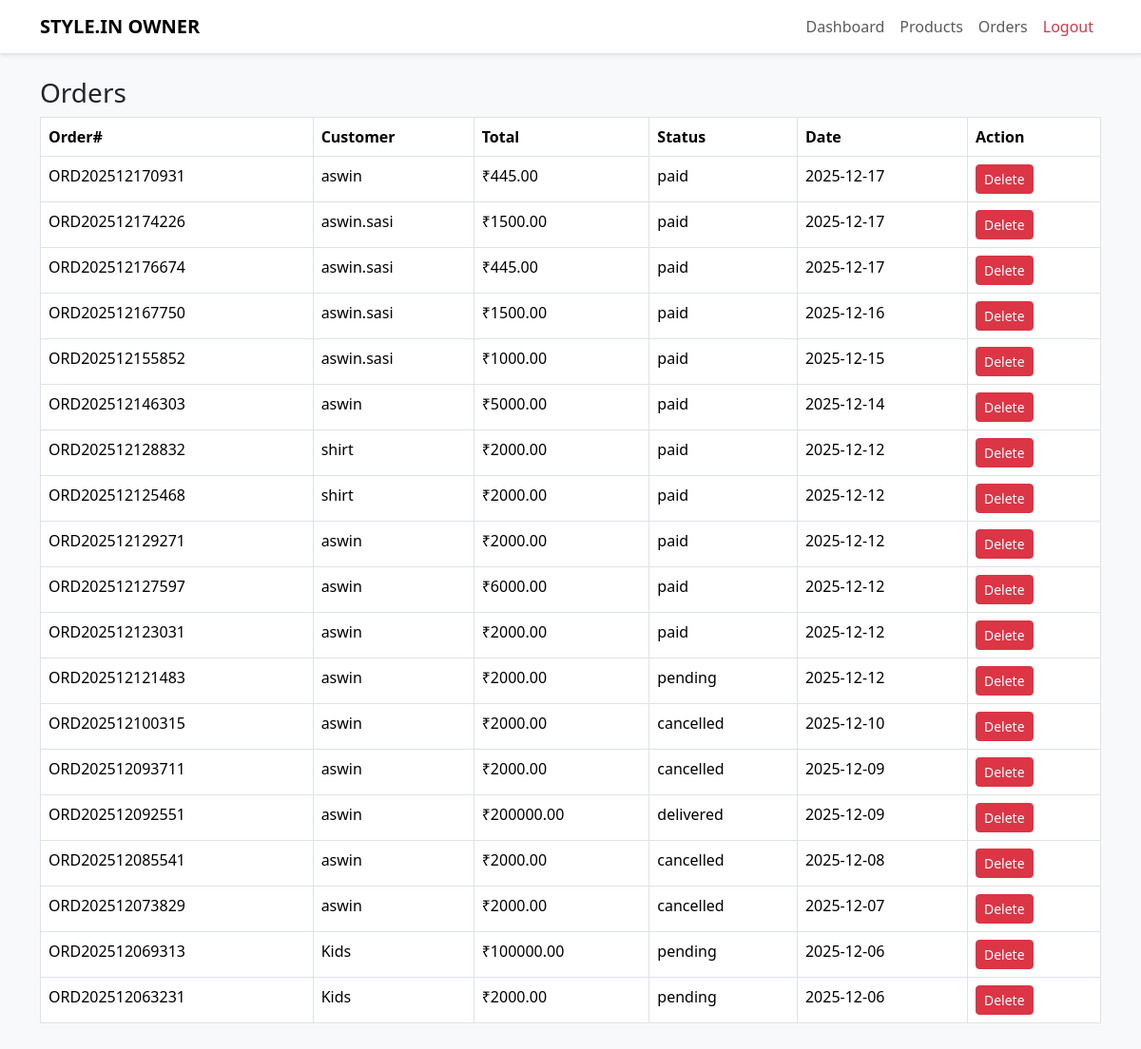
/owner/orders/ (signed in), run on an earlier commit of the app's database.
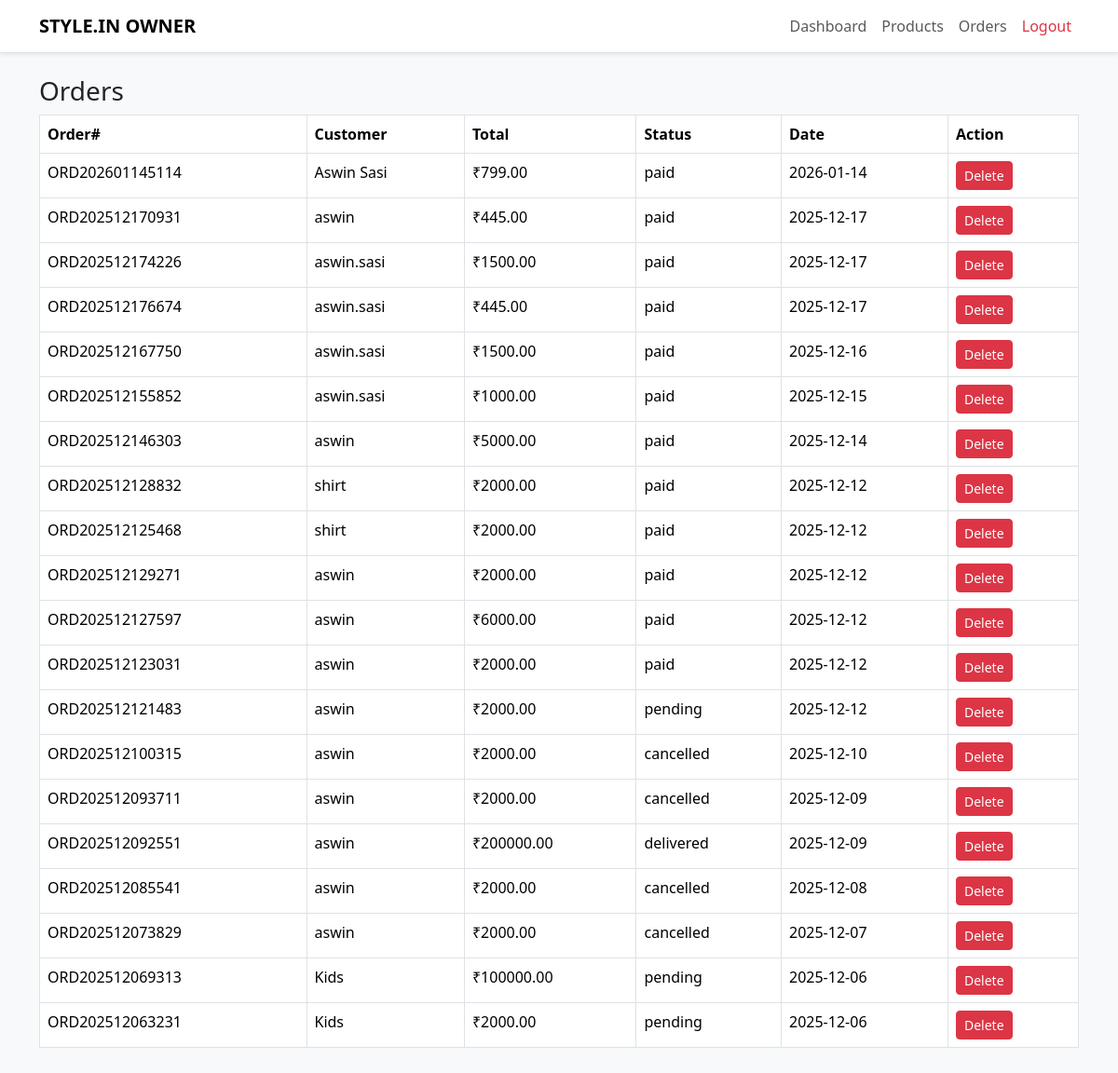
And on a later commit of the database.
### store/models.py (models this page shows, shortened)
class Order(models.Model):
    STATUS_CHOICES = [
        ('pending', 'Pending'),
        ('packed', 'Packed'),
        ('shipped', 'Shipped'),
        ('out_for_delivery', 'Out for Delivery'),
        ('delivered', 'Delivered'),
        ('cancelled', 'Cancelled'),
    ]
    id = models.UUIDField(primary_key=True, default=uuid.uuid4, editable=False)
    user = models.ForeignKey(User, on_delete=models.SET_NULL, null=True, blank=True)
    order_number = models.CharField(max_length=32, unique=True)
    customer_name = models.CharField(max_length=255)
    customer_email = models.EmailField()
    customer_phone = models.CharField(max_length=50)
    shipping_address = models.TextField()
    total_amount = models.DecimalField(max_digits=12, decimal_places=2)
    payment_method = models.CharField(max_length=50, default='cod')
    status = models.CharField(max_length=20, choices=STATUS_CHOICES, default='pending')
    cancel_reason = models.CharField(max_length=255, blank=True, null=True)
    created_at = models.DateTimeField(default=timezone.now)
    updated_at = models.DateTimeField(auto_now=True)

### owner/views.py (the view)
    def wrapper(request, *args, **kwargs):
        if not request.user.is_authenticated or request.user.email != OWNER_EMAIL:
            return redirect("store:home")
        return function(request, *args, **kwargs)

### owner/views.py (called while the page is built)
def owner_only(function):
    def wrapper(request, *args, **kwargs):
        if not request.user.is_authenticated or request.user.email != OWNER_EMAIL:
            return redirect("store:home")
        return function(request, *args, **kwargs)
    return wrapper

@login_required
@owner_only
def orders(request):
    all_orders = Order.objects.order_by("-created_at")
    return render(request, "owner/orders.html", {"orders": all_orders})

### owner/templates/owner/orders.html
{% extends "owner/base_owner.html" %}
{% block content %}
<h3>Orders</h3>
<table class="table table-bordered bg-white">
    <thead>
        <tr>
            <th>Order#</th>
            <th>Customer</th>
            <th>Total</th>
            <th>Status</th>
            <th>Date</th>
            <th width="140">Action</th>
        </tr>
    </thead>
    <tbody>
        {% for o in orders %}
        <tr>
            <td>{{ o.order_number }}</td>
            <td>{{ o.customer_name }}</td>
            <td>₹{{ o.total_amount }}</td>
            <td>{{ o.status }}</td>
            <td>{{ o.created_at|date:"Y-m-d" }}</td>
            <td>
                <a href="{% url 'owner:delete_order' o.order_number %}"
                   class="btn btn-danger btn-sm"
                   onclick="return confirm('Are you sure you want to delete this order?');">
                    Delete
                </a>
            </td>
        </tr>
        {% empty %}
        <tr>
            <td colspan="6" class="text-center">No orders found.</td>
        </tr>
        {% endfor %}
    </tbody>
</table>
{% endblock %}

What changed in the data, as far as the page shows it:
added Order: order_number "ORD202601145114", customer_name "Aswin Sasi", total_amount "799.00", status "paid", created_at "2026-01-14"
